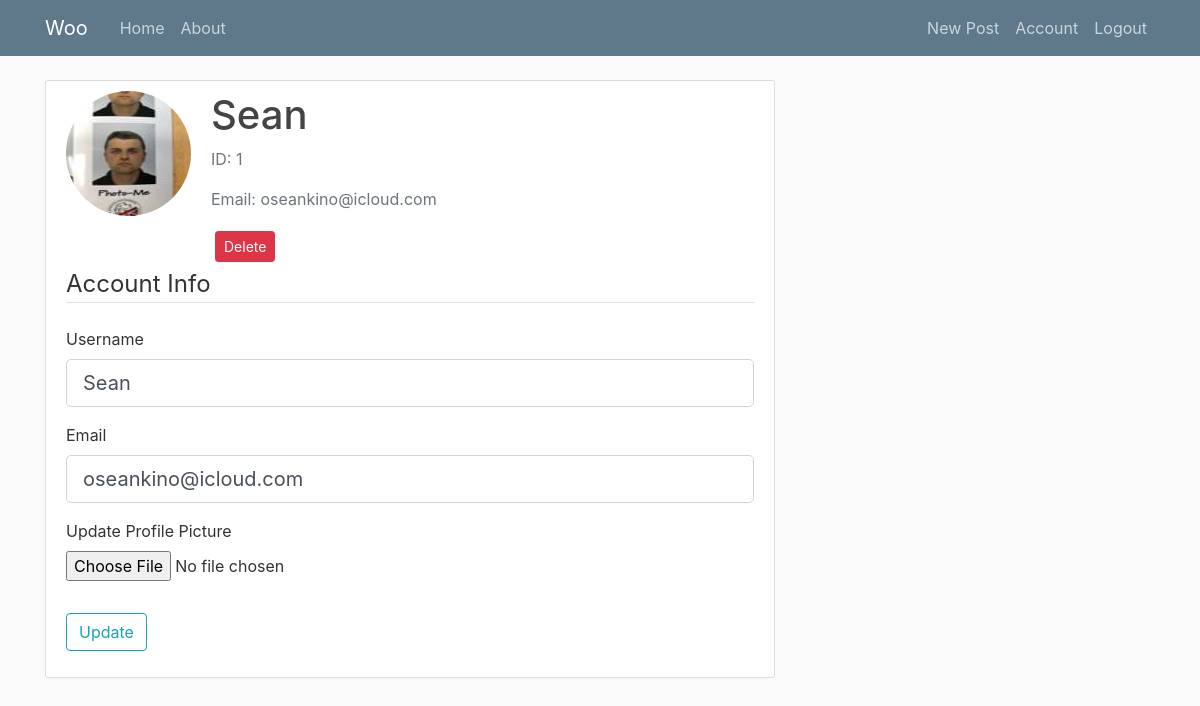
Page /account (signed in) on the committed database.
### woo/models.py (models this page shows, shortened)
class User(db.Model, UserMixin):
    id = db.Column(db.Integer, primary_key=True)
    username = db.Column(db.String(20), unique=True, nullable=False)
    email = db.Column(db.String(120), unique=True, nullable=False)
    image_file = db.Column(db.String(20), nullable=False, default='default.jpg')
    password = db.Column(db.String(60), nullable=False)
    posts = db.relationship('Post', backref='author', lazy=True)

### woo/users/routes.py (the view)
@users.route("/account", methods=["GET", "POST"])
@login_required
def account():
    form = UpdateAccountForm()
    if form.validate_on_submit():
        if form.picture.data:
            if current_user.image_file != "default.jpg":
                try:
                    picture_path = os.path.join(current_app.root_path, "static/profile_pics", current_user.image_file)
                    os.remove(picture_path)
                except:
                    pass
            picture_file = save_picture(form.picture.data)
            current_user.image_file = picture_file
        current_user.username = form.username.data
        current_user.email = form.email.data
        db.session.commit()
        flash("Your account has been updated", "success")
        return redirect(url_for("users.account"))
    elif request.method == "GET":
        form.email.data = current_user.email
        form.username.data = current_user.username
    image_file = url_for("static", filename="profile_pics/" + current_user.image_file)
    return render_template("account.html", title="Account", image_file=image_file, form=form)

### woo/users/forms.py (shortened to what this page needs)
class UpdateAccountForm(FlaskForm):
    username = StringField('Username',
                           validators=[DataRequired(), Length(min=2, max=20)])
    email = StringField("Email", validators=[DataRequired(), Email()])
    picture = FileField("Update Profile Picture",
                        validators=[FileAllowed(["jpg", "png"])])
    submit = SubmitField('Update')

### woo/models.py (called while the page is built)
@login_manager.user_loader
def load_user(user_id):
    return User.query.get(int(user_id))

### woo/templates/account.html (shortened to what this page needs)
{% extends "layout.html" %}
{% block content %}
    <div class="content-section">
        <div class="media">
            <img class="rounded-circle account-img" src="{{ image_file }}">
            <div class="media-body">
                <h2 class="account-heading">{{ current_user.username }}</h2>
                <p class="text-secondary">ID: {{ current_user.id }}</p>
                <p class="text-secondary">Email: {{ current_user.email }}</p>
                <div>
                    <button type="button" class="btn btn-danger btn-sm m-1" data-toggle="modal" data-target="#deleteModal">Delete</button>
                </div>
            </div>
        </div>
        <form method="POST" action="" enctype="multipart/form-data">
            <fieldset class="form-group">
                <legend class="border-bottom mb-4">Account Info</legend>
                <div class="form-group">
                    {{ form.username.label(class="form-control-label") }}
                    {% if form.username.errors %}
                        {{ form.username(class="form-control form-control-lg is-invalid") }}
                        <div class="invalid-feedback">
                            {% for error in form.username.errors %}
                                <span>{{ error }}</span>
                            {% endfor %}
                        </div>
                    {% else %}
                        {{ form.username(class="form-control form-control-lg") }}
                    {% endif %}
                </div>
                <div class="form-group">
                    {{ form.email.label(class="form-control-label") }}
                    {% if form.email.errors %}
                        {{ form.email(class="form-control form-control-lg is-invalid") }}
                        <div class="invalid-feedback">
                            {% for error in form.email.errors %}
                                <span>{{ error }}</span>
                            {% endfor %}
                        </div>
                    {% else %}
                        {{ form.email(class="form-control form-control-lg") }}
                    {% endif %}
                </div>
                <div class="form-group">
                    {{ form.picture.label() }}
                    {{ form.picture(class="form-control-file") }}
                </div>
            </fieldset>
            <div class="form-group">
                {{ form.submit(class="btn btn-outline-info") }}
            </div>
        </form>
    </div>
{% endblock content %}

### woo/static/main.css (style rules this page uses)
body { background: #fafafa; color: #333333; margin-top: 5rem; }
h1, h2, h3, h4, h5, h6 { color: #444444; }
.content-section { background: #ffffff; padding: 10px 20px; border: 1px solid #dddddd; border-radius: 3px; margin-bottom: 20px; }
.account-img { height: 125px; width: 125px; margin-right: 20px; margin-bottom: 16px; }
.account-heading { font-size: 2.5rem; }

### rows in the picture
User: username "Sean", id "1", email "oseankino@icloud.com"
